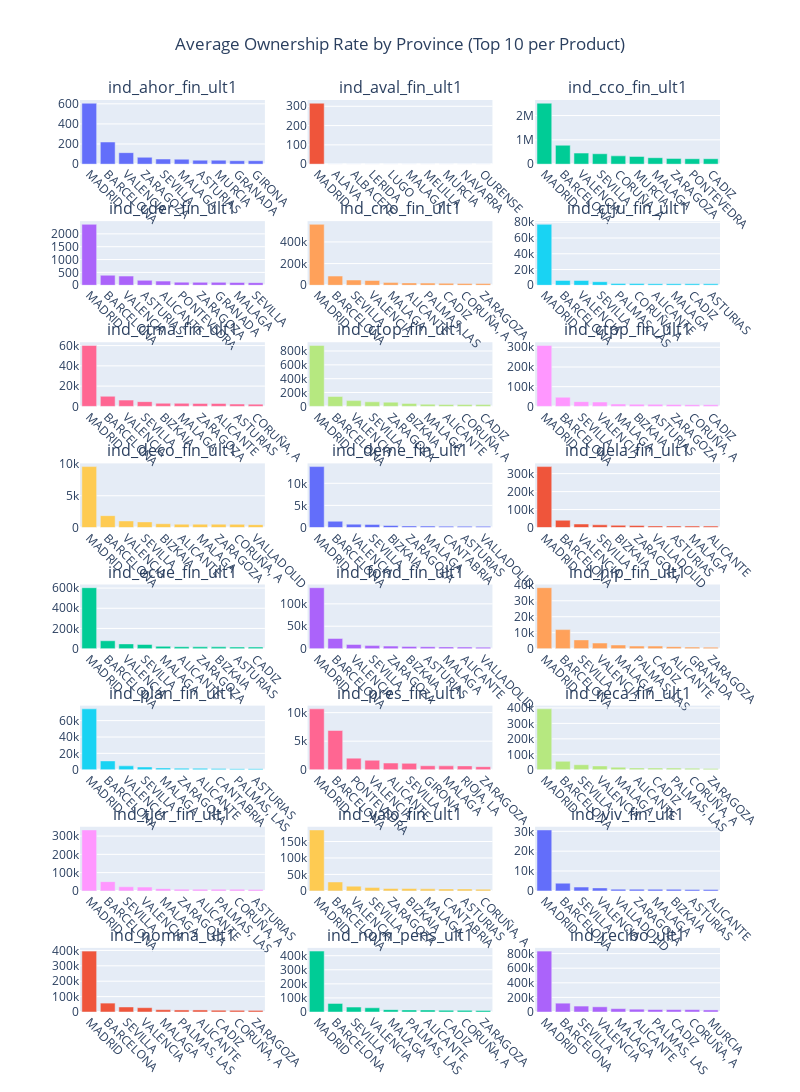

Notebook source saved alongside this figure:
### Code cell
# Create subplot grid (12 rows × 2 columns)
import plotly.graph_objects as go
from plotly.subplots import make_subplots
rows, cols = 8, 3
fig = make_subplots(rows=rows, cols=cols, subplot_titles=[f"{p}" for p in product_to_plot])

# Plot each product in a subplot
for idx, product in enumerate(product_to_plot):
    top_prov = df_train.groupby('nomprov')[product].sum().sort_values(ascending=False).head(10)

    row = (idx // cols) + 1
    col = (idx % cols) + 1

    fig.add_trace(
        go.Bar(x=top_prov.index, y=top_prov.values, name=product),
        row=row, col=col
    )

    fig.update_xaxes(tickangle=45, row=row, col=col)

# Update layout
fig.update_layout(
    height=1800,
    width=800,
    showlegend=False,
    title_text="Average Ownership Rate by Province (Top 10 per Product)",
    title_x=0.5
)

fig.show()

### Figure 1 — Plotly figure (JSON) as saved in the notebook; plotly's stock layout.template omitted (floating-point values rounded to 4 significant figures)
{"data": [{"name": "ind_ahor_fin_ult1", "type": "bar", "x": ["MADRID", "BARCELONA", "VALENCIA", "ZARAGOZA", "SEVILLA", "MALAGA", "ASTURIAS", "MURCIA", "GRANADA", "GIRONA"], "xaxis": "x", "y": [606, 220, 114, 68, 51, 49, 39, 39, 34, 34], "yaxis": "y"}, {"name": "ind_aval_fin_ult1", "type": "bar", "x": ["MADRID", "ALAVA", "ALBACETE", "LERIDA", "LUGO", "MALAGA", "MELILLA", "MURCIA", "NAVARRA", "OURENSE"], "xaxis": "x2", "y": [316, 0, 0, 0, 0, 0, 0, 0, 0, 0], "yaxis": "y2"}, {"name": "ind_cco_fin_ult1", "type": "bar", "x": ["MADRID", "BARCELONA", "VALENCIA", "SEVILLA", "CORUÑA, A", "MURCIA", "MALAGA", "ZARAGOZA", "PONTEVEDRA", "CADIZ"], "xaxis": "x3", "y": [2508556, 777415, 454992, 426995, 339770, 317071, 264139, 236185, 222486, 222067], "yaxis": "y3"}, {"name": "ind_cder_fin_ult1", "type": "bar", "x": ["MADRID", "BARCELONA", "VALENCIA", "ASTURIAS", "ALICANTE", "PONTEVEDRA", "ZARAGOZA", "GRANADA", "MALAGA", "SEVILLA"], "xaxis": "x4", "y": [2370, 389, 357, 191, 161, 121, 114, 113, 107, 101], "yaxis": "y4"}, {"name": "ind_cno_fin_ult1", "type": "bar", "x": ["MADRID", "BARCELONA", "SEVILLA", "VALENCIA", "MALAGA", "ALICANTE", "PALMAS, LAS", "CADIZ", "CORUÑA, A", "ZARAGOZA"], "xaxis": "x5", "y": [562200, 84679, 48185, 43878, 24335, 21561, 19908, 18159, 17270, 15735], "yaxis": "y5"}, {"name": "ind_ctju_fin_ult1", "type": "bar", "x": ["MADRID", "BARCELONA", "VALENCIA", "SEVILLA", "PALMAS, LAS", "CORUÑA, A", "ALICANTE", "MALAGA", "CADIZ", "ASTURIAS"], "xaxis": "x6", "y": [77411, 6138, 6001, 4505, 2360, 2176, 1930, 1887, 1841, 1823], "yaxis": "y6"}, {"name": "ind_ctma_fin_ult1", "type": "bar", "x": ["MADRID", "BARCELONA", "VALENCIA", "SEVILLA", "BIZKAIA", "MALAGA", "ZARAGOZA", "ALICANTE", "ASTURIAS", "CORUÑA, A"], "xaxis": "x7", "y": [60119, 9974, 6172, 4681, 3084, 3016, 2912, 2871, 2294, 2213], "yaxis": "y7"}, {"name": "ind_ctop_fin_ult1", "type": "bar", "x": ["MADRID", "BARCELONA", "VALENCIA", "SEVILLA", "ZARAGOZA", "BIZKAIA", "MALAGA", "ALICANTE", "CORUÑA, A", "CADIZ"], "xaxis": "x8", "y": [880226, 143421, 83089, 65879, 61135, 42633, 31333, 27329, 26550, 26142], "yaxis": "y8"}, {"name": "ind_ctpp_fin_ult1", "type": "bar", "x": ["MADRID", "BARCELONA", "SEVILLA", "VALENCIA", "MALAGA", "BIZKAIA", "ASTURIAS", "ZARAGOZA", "CORUÑA, A", "CADIZ"], "xaxis": "x9", "y": [309189, 46454, 23978, 22210, 11777, 10930, 10210, 9724, 8495, 8188], "yaxis": "y9"}, {"name": "ind_deco_fin_ult1", "type": "bar", "x": ["MADRID", "BARCELONA", "VALENCIA", "SEVILLA", "BIZKAIA", "ALICANTE", "MALAGA", "ZARAGOZA", "CORUÑA, A", "VALLADOLID"], "xaxis": "x10", "y": [9590, 1864, 1032, 886, 589, 521, 520, 520, 494, 448], "yaxis": "y10"}, {"name": "ind_deme_fin_ult1", "type": "bar", "x": ["MADRID", "BARCELONA", "VALENCIA", "SEVILLA", "BIZKAIA", "ZARAGOZA", "MALAGA", "CANTABRIA", "ASTURIAS", "VALLADOLID"], "xaxis": "x11", "y": [13785, 1410, 759, 704, 451, 348, 318, 301, 282, 267], "yaxis": "y11"}, {"name": "ind_dela_fin_ult1", "type": "bar", "x": ["MADRID", "BARCELONA", "VALENCIA", "SEVILLA", "BIZKAIA", "ZARAGOZA", "VALLADOLID", "ASTURIAS", "MALAGA", "ALICANTE"], "xaxis": "x12", "y": [339224, 40293, 19423, 15073, 12212, 10847, 8716, 8564, 8056, 7746], "yaxis": "y12"}, {"name": "ind_ecue_fin_ult1", "type": "bar", "x": ["MADRID", "BARCELONA", "VALENCIA", "SEVILLA", "MALAGA", "ALICANTE", "ZARAGOZA", "BIZKAIA", "ASTURIAS", "CADIZ"], "xaxis": "x13", "y": [603778, 78089, 46831, 41135, 22842, 18507, 17683, 17510, 15744, 15654], "yaxis": "y13"}, {"name": "ind_fond_fin_ult1", "type": "bar", "x": ["MADRID", "BARCELONA", "VALENCIA", "SEVILLA", "ZARAGOZA", "BIZKAIA", "ASTURIAS", "MALAGA", "ALICANTE", "VALLADOLID"], "xaxis": "x14", "y": [136024, 22715, 9350, 6757, 5635, 4974, 4265, 3889, 3500, 3328], "yaxis": "y14"}, {"name": "ind_hip_fin_ult1", "type": "bar", "x": ["MADRID", "BARCELONA", "SEVILLA", "VALENCIA", "MALAGA", "PALMAS, LAS", "CADIZ", "ALICANTE", "GRANADA", "ZARAGOZA"], "xaxis": "x15", "y": [38199, 11919, 5472, 3502, 2264, 1605, 1585, 1231, 947, 903], "yaxis": "y15"}, {"name": "ind_plan_fin_ult1", "type": "bar", "x": ["MADRID", "BARCELONA", "VALENCIA", "SEVILLA", "MALAGA", "ZARAGOZA", "ALICANTE", "CANTABRIA", "PALMAS, LAS", "ASTURIAS"], "xaxis": "x16", "y": [74372, 10764, 4772, 3361, 2196, 1928, 1748, 1406, 1356, 1353], "yaxis": "y16"}, {"name": "ind_pres_fin_ult1", "type": "bar", "x": ["MADRID", "BARCELONA", "PONTEVEDRA", "VALENCIA", "ALICANTE", "SEVILLA", "GIRONA", "MALAGA", "RIOJA, LA", "ZARAGOZA"], "xaxis": "x17", "y": [10665, 6874, 2034, 1660, 1176, 1123, 697, 683, 677, 536], "yaxis": "y17"}, {"name": "ind_reca_fin_ult1", "type": "bar", "x": ["MADRID", "BARCELONA", "SEVILLA", "VALENCIA", "MALAGA", "ALICANTE", "CADIZ", "PALMAS, LAS", "CORUÑA, A", "ZARAGOZA"], "xaxis": "x18", "y": [394377, 54817, 32251, 24687, 16655, 11755, 11260, 10869, 10024, 8857], "yaxis": "y18"}, {"name": "ind_tjcr_fin_ult1", "type": "bar", "x": ["MADRID", "BARCELONA", "SEVILLA", "VALENCIA", "MALAGA", "ZARAGOZA", "ALICANTE", "PALMAS, LAS", "CORUÑA, A", "ASTURIAS"], "xaxis": "x19", "y": [333557, 50610, 22364, 20782, 12137, 9374, 9133, 9121, 8566, 8030], "yaxis": "y19"}, {"name": "ind_valo_fin_ult1", "type": "bar", "x": ["MADRID", "BARCELONA", "VALENCIA", "SEVILLA", "ZARAGOZA", "BIZKAIA", "MALAGA", "CANTABRIA", "ASTURIAS", "CORUÑA, A"], "xaxis": "x20", "y": [185064, 27036, 14347, 10053, 7342, 7098, 6077, 5854, 5848, 5269], "yaxis": "y20"}, {"name": "ind_viv_fin_ult1", "type": "bar", "x": ["MADRID", "BARCELONA", "SEVILLA", "VALENCIA", "VALLADOLID", "ZARAGOZA", "MALAGA", "BIZKAIA", "ASTURIAS", "ALICANTE"], "xaxis": "x21", "y": [30692, 3869, 1918, 1507, 878, 867, 812, 800, 739, 720], "yaxis": "y21"}, {"name": "ind_nomina_ult1", "type": "bar", "x": ["MADRID", "BARCELONA", "SEVILLA", "VALENCIA", "MALAGA", "PALMAS, LAS", "ALICANTE", "CADIZ", "CORUÑA, A", "ZARAGOZA"], "xaxis": "x22", "y": [395722, 57752, 32659, 28123, 15092, 13357, 13350, 11635, 11051, 10483], "yaxis": "y22"}, {"name": "ind_nom_pens_ult1", "type": "bar", "x": ["MADRID", "BARCELONA", "SEVILLA", "VALENCIA", "MALAGA", "PALMAS, LAS", "ALICANTE", "CADIZ", "CORUÑA, A", "ZARAGOZA"], "xaxis": "x23", "y": [432808, 61275, 34902, 29966, 16796, 14835, 14463, 12816, 11858, 11120], "yaxis": "y23"}, {"name": "ind_recibo_ult1", "type": "bar", "x": ["MADRID", "BARCELONA", "SEVILLA", "VALENCIA", "MALAGA", "ALICANTE", "PALMAS, LAS", "CADIZ", "CORUÑA, A", "MURCIA"], "xaxis": "x24", "y": [834553, 120831, 81320, 71219, 46272, 38630, 34017, 33318, 32906, 28375], "yaxis": "y24"}], "layout": {"annotations": [{"font": {"size": 16}, "showarrow": false, "text": "ind_ahor_fin_ult1", "x": 0.1444, "xanchor": "center", "xref": "paper", "y": 1, "yanchor": "bottom", "yref": "paper"}, {"font": {"size": 16}, "showarrow": false, "text": "ind_aval_fin_ult1", "x": 0.5, "xanchor": "center", "xref": "paper", "y": 1, "yanchor": "bottom", "yref": "paper"}, {"font": {"size": 16}, "showarrow": false, "text": "ind_cco_fin_ult1", "x": 0.8556, "xanchor": "center", "xref": "paper", "y": 1, "yanchor": "bottom", "yref": "paper"}, {"font": {"size": 16}, "showarrow": false, "text": "ind_cder_fin_ult1", "x": 0.1444, "xanchor": "center", "xref": "paper", "y": 0.8672, "yanchor": "bottom", "yref": "paper"}, {"font": {"size": 16}, "showarrow": false, "text": "ind_cno_fin_ult1", "x": 0.5, "xanchor": "center", "xref": "paper", "y": 0.8672, "yanchor": "bottom", "yref": "paper"}, {"font": {"size": 16}, "showarrow": false, "text": "ind_ctju_fin_ult1", "x": 0.8556, "xanchor": "center", "xref": "paper", "y": 0.8672, "yanchor": "bottom", "yref": "paper"}, {"font": {"size": 16}, "showarrow": false, "text": "ind_ctma_fin_ult1", "x": 0.1444, "xanchor": "center", "xref": "paper", "y": 0.7344, "yanchor": "bottom", "yref": "paper"}, {"font": {"size": 16}, "showarrow": false, "text": "ind_ctop_fin_ult1", "x": 0.5, "xanchor": "center", "xref": "paper", "y": 0.7344, "yanchor": "bottom", "yref": "paper"}, {"font": {"size": 16}, "showarrow": false, "text": "ind_ctpp_fin_ult1", "x": 0.8556, "xanchor": "center", "xref": "paper", "y": 0.7344, "yanchor": "bottom", "yref": "paper"}, {"font": {"size": 16}, "showarrow": false, "text": "ind_deco_fin_ult1", "x": 0.1444, "xanchor": "center", "xref": "paper", "y": 0.6016, "yanchor": "bottom", "yref": "paper"}, {"font": {"size": 16}, "showarrow": false, "text": "ind_deme_fin_ult1", "x": 0.5, "xanchor": "center", "xref": "paper", "y": 0.6016, "yanchor": "bottom", "yref": "paper"}, {"font": {"size": 16}, "showarrow": false, "text": "ind_dela_fin_ult1", "x": 0.8556, "xanchor": "center", "xref": "paper", "y": 0.6016, "yanchor": "bottom", "yref": "paper"}, {"font": {"size": 16}, "showarrow": false, "text": "ind_ecue_fin_ult1", "x": 0.1444, "xanchor": "center", "xref": "paper", "y": 0.4688, "yanchor": "bottom", "yref": "paper"}, {"font": {"size": 16}, "showarrow": false, "text": "ind_fond_fin_ult1", "x": 0.5, "xanchor": "center", "xref": "paper", "y": 0.4688, "yanchor": "bottom", "yref": "paper"}, {"font": {"size": 16}, "showarrow": false, "text": "ind_hip_fin_ult1", "x": 0.8556, "xanchor": "center", "xref": "paper", "y": 0.4688, "yanchor": "bottom", "yref": "paper"}, {"font": {"size": 16}, "showarrow": false, "text": "ind_plan_fin_ult1", "x": 0.1444, "xanchor": "center", "xref": "paper", "y": 0.3359, "yanchor": "bottom", "yref": "paper"}, {"font": {"size": 16}, "showarrow": false, "text": "ind_pres_fin_ult1", "x": 0.5, "xanchor": "center", "xref": "paper", "y": 0.3359, "yanchor": "bottom", "yref": "paper"}, {"font": {"size": 16}, "showarrow": false, "text": "ind_reca_fin_ult1", "x": 0.8556, "xanchor": "center", "xref": "paper", "y": 0.3359, "yanchor": "bottom", "yref": "paper"}, {"font": {"size": 16}, "showarrow": false, "text": "ind_tjcr_fin_ult1", "x": 0.1444, "xanchor": "center", "xref": "paper", "y": 0.2031, "yanchor": "bottom", "yref": "paper"}, {"font": {"size": 16}, "showarrow": false, "text": "ind_valo_fin_ult1", "x": 0.5, "xanchor": "center", "xref": "paper", "y": 0.2031, "yanchor": "bottom", "yref": "paper"}, {"font": {"size": 16}, "showarrow": false, "text": "ind_viv_fin_ult1", "x": 0.8556, "xanchor": "center", "xref": "paper", "y": 0.2031, "yanchor": "bottom", "yref": "paper"}, {"font": {"size": 16}, "showarrow": false, "text": "ind_nomina_ult1", "x": 0.1444, "xanchor": "center", "xref": "paper", "y": 0.07031, "yanchor": "bottom", "yref": "paper"}, {"font": {"size": 16}, "showarrow": false, "text": "ind_nom_pens_ult1", "x": 0.5, "xanchor": "center", "xref": "paper", "y": 0.07031, "yanchor": "bottom", "yref": "paper"}, {"font": {"size": 16}, "showarrow": false, "text": "ind_recibo_ult1", "x": 0.8556, "xanchor": "center", "xref": "paper", "y": 0.07031, "yanchor": "bottom", "yref": "paper"}], "height": 1800, "showlegend": false, "title": {"text": "Average Ownership Rate by Province (Top 10 per Product)", "x": 0.5}, "width": 800, "xaxis": {"anchor": "y", "domain": [0, 0.2889], "tickangle": 45}, "xaxis10": {"anchor": "y10", "domain": [0, 0.2889], "tickangle": 45}, "xaxis11": {"anchor": "y11", "domain": [0.3556, 0.6444], "tickangle": 45}, "xaxis12": {"anchor": "y12", "domain": [0.7111, 1], "tickangle": 45}, "xaxis13": {"anchor": "y13", "domain": [0, 0.2889], "tickangle": 45}, "xaxis14": {"anchor": "y14", "domain": [0.3556, 0.6444], "tickangle": 45}, "xaxis15": {"anchor": "y15", "domain": [0.7111, 1], "tickangle": 45}, "xaxis16": {"anchor": "y16", "domain": [0, 0.2889], "tickangle": 45}, "xaxis17": {"anchor": "y17", "domain": [0.3556, 0.6444], "tickangle": 45}, "xaxis18": {"anchor": "y18", "domain": [0.7111, 1], "tickangle": 45}, "xaxis19": {"anchor": "y19", "domain": [0, 0.2889], "tickangle": 45}, "xaxis2": {"anchor": "y2", "domain": [0.3556, 0.6444], "tickangle": 45}, "xaxis20": {"anchor": "y20", "domain": [0.3556, 0.6444], "tickangle": 45}, "xaxis21": {"anchor": "y21", "domain": [0.7111, 1], "tickangle": 45}, "xaxis22": {"anchor": "y22", "domain": [0, 0.2889], "tickangle": 45}, "xaxis23": {"anchor": "y23", "domain": [0.3556, 0.6444], "tickangle": 45}, "xaxis24": {"anchor": "y24", "domain": [0.7111, 1], "tickangle": 45}, "xaxis3": {"anchor": "y3", "domain": [0.7111, 1], "tickangle": 45}, "xaxis4": {"anchor": "y4", "domain": [0, 0.2889], "tickangle": 45}, "xaxis5": {"anchor": "y5", "domain": [0.3556, 0.6444], "tickangle": 45}, "xaxis6": {"anchor": "y6", "domain": [0.7111, 1], "tickangle": 45}, "xaxis7": {"anchor": "y7", "domain": [0, 0.2889], "tickangle": 45}, "xaxis8": {"anchor": "y8", "domain": [0.3556, 0.6444], "tickangle": 45}, "xaxis9": {"anchor": "y9", "domain": [0.7111, 1], "tickangle": 45}, "yaxis": {"anchor": "x", "domain": [0.9297, 1]}, "yaxis10": {"anchor": "x10", "domain": [0.5312, 0.6016]}, "yaxis11": {"anchor": "x11", "domain": [0.5312, 0.6016]}, "yaxis12": {"anchor": "x12", "domain": [0.5312, 0.6016]}, "yaxis13": {"anchor": "x13", "domain": [0.3984, 0.4688]}, "yaxis14": {"anchor": "x14", "domain": [0.3984, 0.4688]}, "yaxis15": {"anchor": "x15", "domain": [0.3984, 0.4688]}, "yaxis16": {"anchor": "x16", "domain": [0.2656, 0.3359]}, "yaxis17": {"anchor": "x17", "domain": [0.2656, 0.3359]}, "yaxis18": {"anchor": "x18", "domain": [0.2656, 0.3359]}, "yaxis19": {"anchor": "x19", "domain": [0.1328, 0.2031]}, "yaxis2": {"anchor": "x2", "domain": [0.9297, 1]}, "yaxis20": {"anchor": "x20", "domain": [0.1328, 0.2031]}, "yaxis21": {"anchor": "x21", "domain": [0.1328, 0.2031]}, "yaxis22": {"anchor": "x22", "domain": [0, 0.07031]}, "yaxis23": {"anchor": "x23", "domain": [0, 0.07031]}, "yaxis24": {"anchor": "x24", "domain": [0, 0.07031]}, "yaxis3": {"anchor": "x3", "domain": [0.9297, 1]}, "yaxis4": {"anchor": "x4", "domain": [0.7969, 0.8672]}, "yaxis5": {"anchor": "x5", "domain": [0.7969, 0.8672]}, "yaxis6": {"anchor": "x6", "domain": [0.7969, 0.8672]}, "yaxis7": {"anchor": "x7", "domain": [0.6641, 0.7344]}, "yaxis8": {"anchor": "x8", "domain": [0.6641, 0.7344]}, "yaxis9": {"anchor": "x9", "domain": [0.6641, 0.7344]}}}
